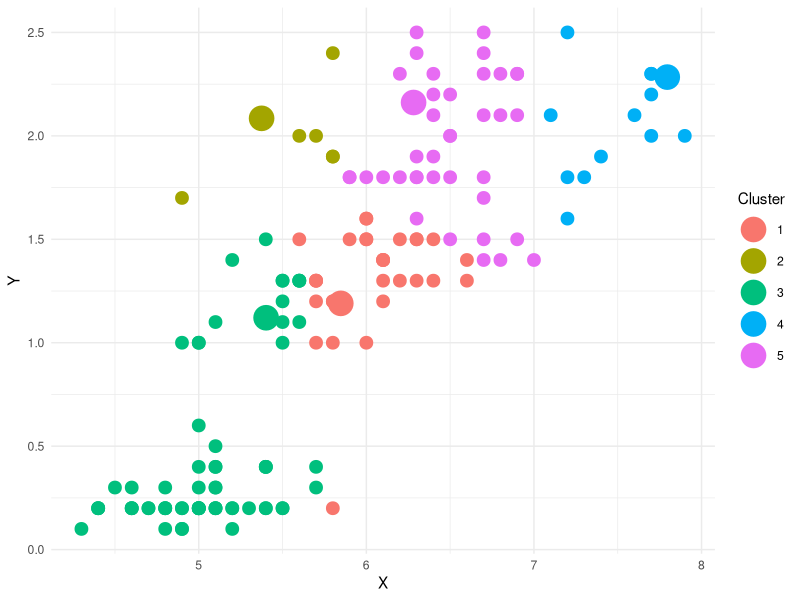
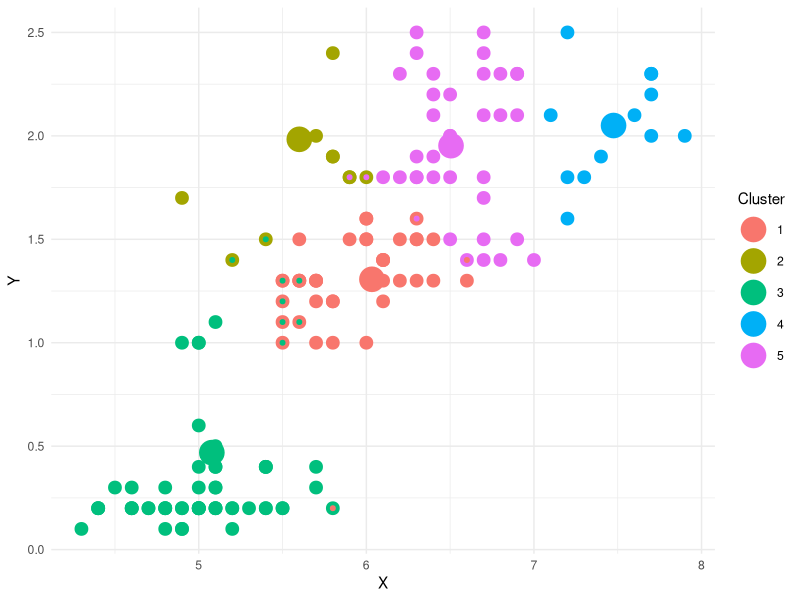
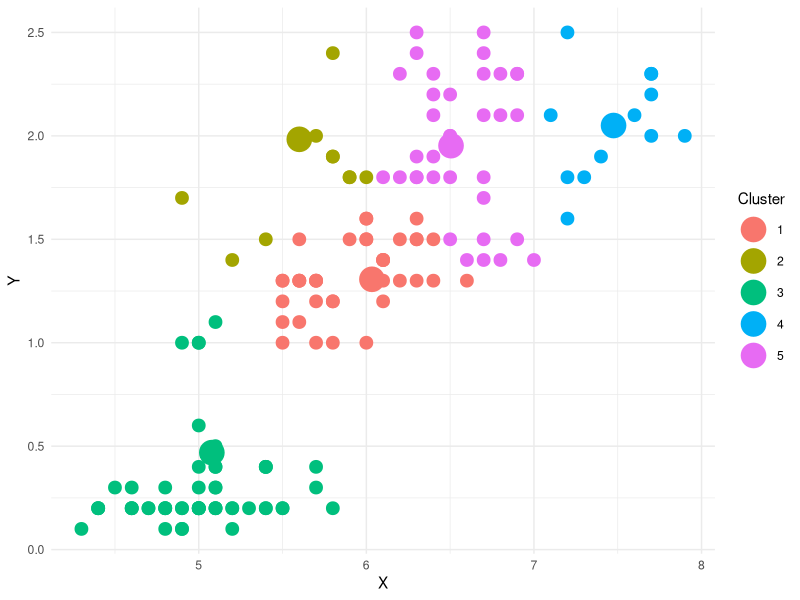
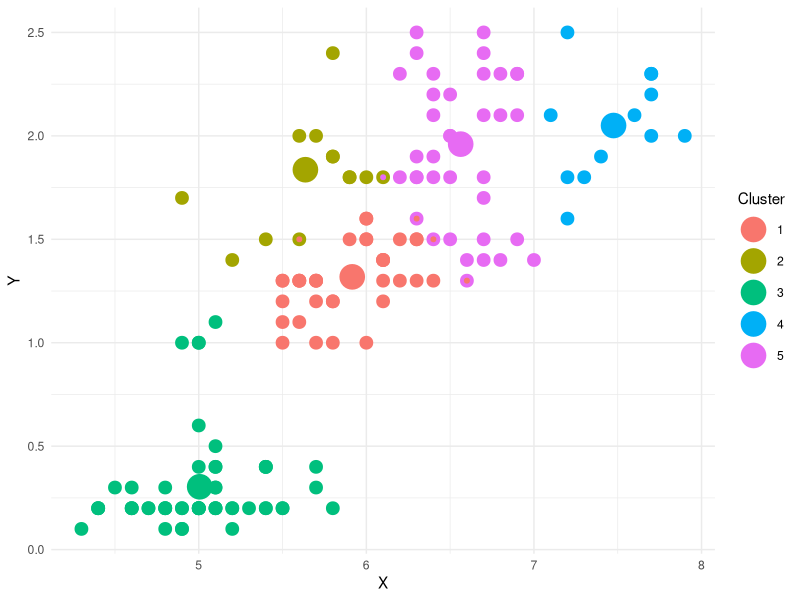
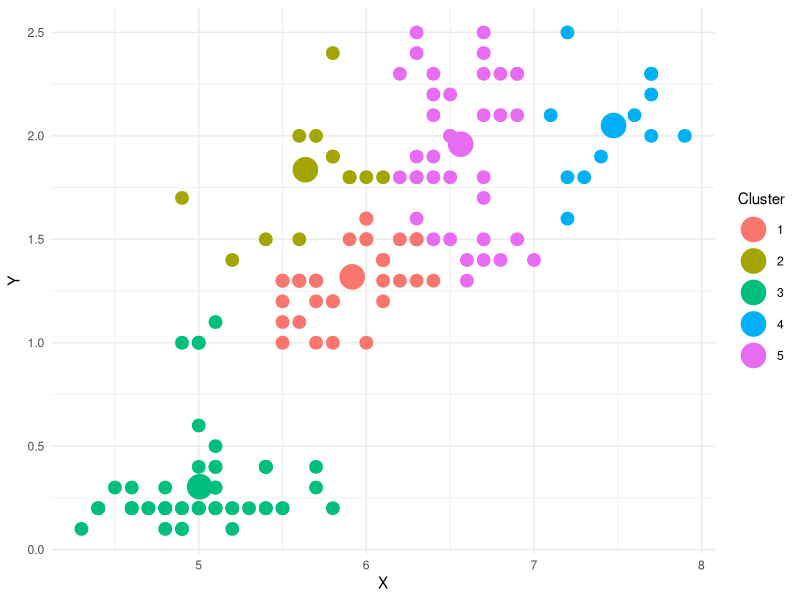
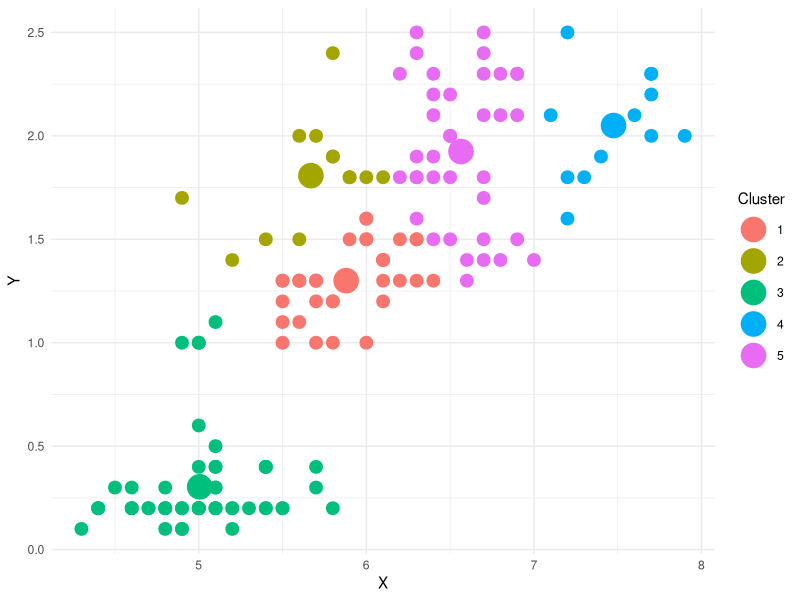
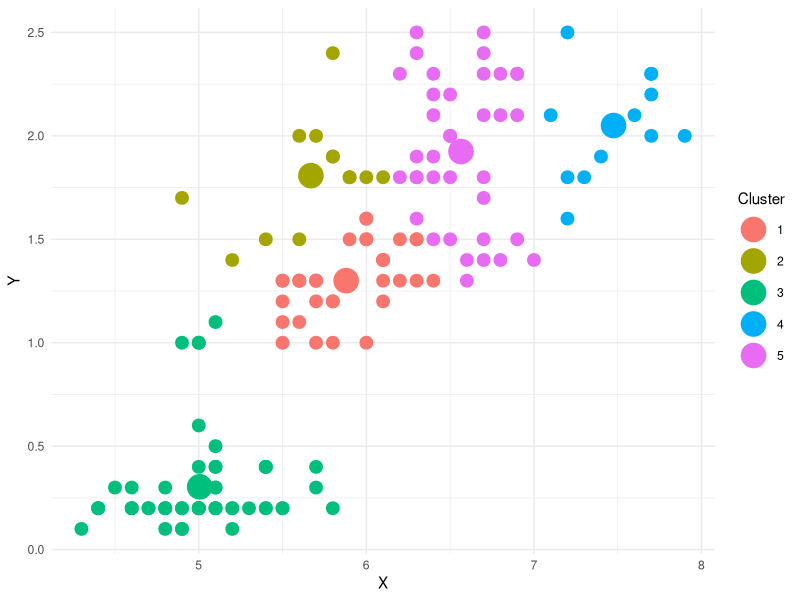
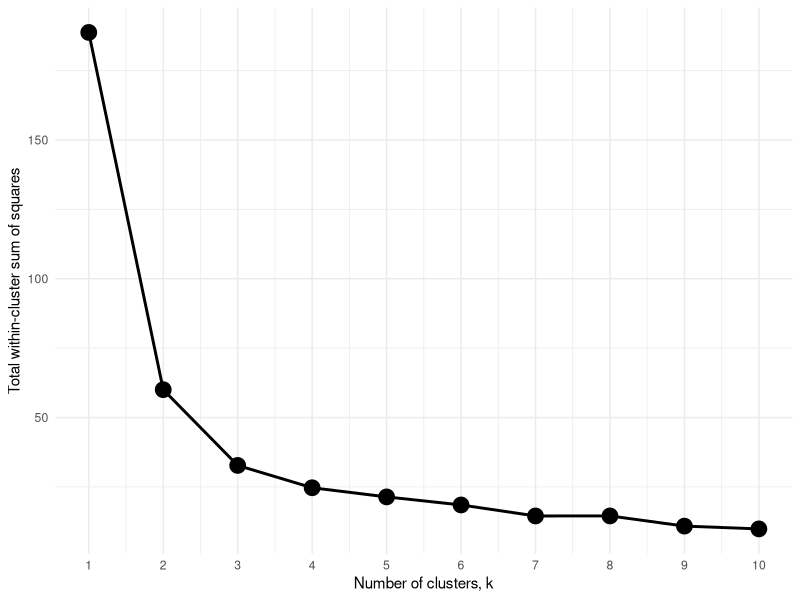

Recreate these plots in R, in order.
# Load packages
library(ggplot2) # For visualization
library(scales) # To extract palettes


# Load data to test functions later
data("iris")
df <- iris[,c("Sepal.Length","Petal.Width")]



# ------------------------ Visualization function ------------------------




# Predefined function to compute distances in 2D space.
# Takes two matrices:
#   data_mat      - matrix of observed data points
#   centroid_mat  - matrix of centroid coordinates
# Returns:
#   A matrix of distances from each data point to each centroid.

get_distances <- function(data_mat, centroid_mat){
  # Ensure both are matrices
  mat1 <- as.matrix(data_mat)
  mat2 <- as.matrix(centroid_mat)
  
  n <- nrow(mat1)
  k <- nrow(mat2)
  
  # Using outer product for vectorization
  dist_mat <- outer(1:n, 1:k, Vectorize(function(i, j) {
    sqrt(sum((mat1[i, ] - mat2[j, ])^2))
  }))
  
  return(dist_mat)
}


#' The function `k_means_visual` performs k-means clustering on a 2D data frame.
#' It requires a dataset with two numeric columns and a specified number of
#' clusters `k`. If `k` is not provided, the function randomly selects an
#' integer between 1 and 10.
#'
#' If `print_plot = TRUE`, the function displays a sequence of plots showing
#' how the algorithm converges over iterations. Edge colors represent the new
#' cluster assignments, while fill colors show the assignments from the
#' previous iteration.
#'
#' If, during the convergence process, a centroid receives no assigned points,
#' it is reinitialized with new random coordinates in the next iteration.
#'
#' The function returns a list containing:
#'   * `clusters`: a vector of length `n` indicating each point's cluster label
#'   * `cluster_locations`: a `k x 2` matrix with the coordinates 
#'      of the final centroids

k_means_visual <- function(k, data, print_plot = TRUE){
  
  # ------------------------ Validate inputs ------------------------
  
  # If k is missing, generate a random value between 1 and 10
  k <- ifelse(missing(k),
              round(runif(1,1,10),0),
              k)
  
  # Check that data is a 2D data frame
  if (missing(data) || !is.data.frame(data)){
    stop(
      paste("Please provide a data set.",
             "Note that it should be a 2-dimensional data frame.",
             sep = " ")
      )
  }
  if (ncol(data) != 2){
    stop(
      "Please make sure that the data frame is in a 2-dimensional space."
      )
  }
  # Standardize column names
  colnames(data) <- c("x","y")
  # Convert to matrix for distance calculations
  df_mat <- as.matrix(data)
  
  # Color palette for plotting
  my_palette <- hue_pal()(k) 
  
  # ------------------------ Initialization ------------------------
  
  # Random initial centroid positions within data range
  x_range <- range(data$x)
  y_range <- range(data$y)
  k_mat <- matrix(
    c(
      runif(k, x_range[1], x_range[2]),
      runif(k, y_range[1], y_range[2])
    ),
    nrow = k
  )
  colnames(k_mat) <- c("x","y")
  
  # ------------------------ Iterative update loop ------------------------
  
  need_update <- TRUE           # stop condition
  eps <- 1e-6                   # convergence threshold
  
  while(need_update){
    # Distances from each point to each centroid (n × k)
    dist_mat <- get_distances(df_mat, k_mat) 
    
    # Assign points to nearest centroid
    clusters <- apply(dist_mat, 1, which.min)
    
    # Visualization of current step
    if (print_plot){
      p1 <- ggplot()+
        # Data points
        geom_point(
          data = as.data.frame(df_mat), 
          aes(x = x, y = y,
              fill = factor(clusters, levels = 1:k),
              color = factor(clusters, levels = 1:k)),
          size = 2, shape = 21, stroke = 2
          )+
        # Centroids
        geom_point(
          data = as.data.frame(k_mat), 
          aes(x = x, y = y,
              fill = factor(1:nrow(k_mat), levels = 1:k),
              color = factor(1:nrow(k_mat), levels = 1:k)),
          size = 8, shape = 21
          )+
        # Make sure colors are the same for
        # fill and edge colors
        scale_color_manual(values = my_palette, 
                           breaks = 1:k,
                           labels = 1:k)+
        scale_fill_manual(values = my_palette, 
                          breaks = 1:k,
                          labels = 1:k)+
        scale_x_continuous(limits = x_range)+
        scale_y_continuous(limits = y_range)+
        labs(x = "X", y = "Y", 
             color = "Cluster", 
             fill = "Cluster")+
        theme_minimal()
      
      print(p1)
      Sys.sleep(1) # wait to see the differences between plots
    }
    
    # ------------------------ Update cenroids ------------------------
    
    k_mat_new <- matrix(NA, nrow = k, ncol = 2)
    colnames(k_mat_new) <- c("x","y")
    
    # Compute centroid means (coordinates)
    x_means <- tapply(df_mat[, "x"], clusters, mean)
    y_means <- tapply(df_mat[, "y"], clusters, mean)
    
    # Update centroids that have assigned points
    existing_clusters <- as.numeric(names(x_means))
    k_mat_new[existing_clusters, "x"] <- x_means
    k_mat_new[existing_clusters, "y"] <- y_means
    
    # Reinitialize empty clusters with random coordinates
    empty_clusters <- which(is.na(k_mat_new[, 1]))
    if(length(empty_clusters) > 0){
      for(i in empty_clusters){
        k_mat_new[i, ] <- c(runif(1, x_range[1], x_range[2]),
                            runif(1, y_range[1], y_range[2]))
      }
    }
    
    # Check for convergence
    converged <- all(abs(k_mat - k_mat_new) < eps)
    
    # Visualization of updated assignments (only if not converged)
    if(!converged){
      
      # Next clusters
      dist_mat_new <- get_distances(df_mat, k_mat_new)
      clusters_new <- apply(dist_mat_new, 1, which.min)
      
      if (print_plot) {
        p2 <- ggplot()+
          geom_point(
            data = as.data.frame(df_mat), 
            aes(x = x, y = y,
                fill = factor(clusters, levels = 1:k),       # previous step
                color = factor(clusters_new, levels = 1:k)), # updated step
            size = 2, shape = 21, stroke = 2
            )+
          geom_point(
            data = as.data.frame(k_mat_new), 
            aes(x = x, y = y,
                color = factor(1:nrow(k_mat_new), levels = 1:k),
                fill = factor(1:nrow(k_mat_new), levels = 1:k)),
            size = 8, shape = 21
            )+
          scale_color_manual(values = my_palette,
                             breaks = 1:k,
                             labels = 1:k)+
          scale_fill_manual(values = my_palette,
                            breaks = 1:k,
                            labels = 1:k)+
          scale_x_continuous(limits = x_range)+
          scale_y_continuous(limits = y_range)+
          labs(x = "X", y = "Y", 
               color = "Cluster", 
               fill = "Cluster")+
          theme_minimal()
        
        print(p2)
        Sys.sleep(1)
      }
    }
    
    # ------------------------ Prepare next iteration ------------------------
    if (converged){
      need_update <- FALSE
    } else {
      k_mat <- k_mat_new
      need_update <- TRUE
    }
  }
  
  # ------------------------ Output ------------------------
  out <- list(
    clusters = clusters,
    cluster_locations = k_mat
  )
  
  return(out)
}

# Example
k_means_visual(k=5,data = df,print_plot = TRUE)





# ------------------------ Optimal k function ------------------------



#' Computes the total within-cluster sum of squares for k = 1 to max_k
#' on a given 2D dataset. For each k, the function runs k-means (via
#' k_means_visual), extracts cluster assignments and centroid locations,
#' and calculates the sum of squared distances within clusters.
#'
#' Returns:
#'   A matrix with two columns:
#'     k           — number of clusters
#'     tot_sum_sq  — total within-cluster sum of squares
#'
#' Also prints a plot visualizing tot_sum_sq as a function of k.

optimal_k <- function(max_k, data){
  
  # Store results for each k
  within_total_sum <- numeric(length = max_k)
  
  # Loop over all possible k values
  for (k in 1:max_k){
    # Run k-means
    centroids_list <- k_means_visual(k = k, data = data, print_plot = FALSE)
    
    # Distances from every point to every centroid
    distances_to_all_centr <- get_distances(data_mat = as.matrix(data),
                                            centroid_mat = 
                                              centroids_list$cluster_locations)
    # Indices linking rows to their assigned cluster
    which_cluster <- cbind(1:nrow(distances_to_all_centr), 
                           centroids_list$clusters)
    # Distance from each point to its assigned centroid
    distances_to_cluster <- distances_to_all_centr[which_cluster]
    
    # Sum of squared distances within each cluster
    within_sum_sq_dist <- tapply(distances_to_cluster, 
                                 centroids_list$clusters,
                                 function(clust_dist){
                                   sum(clust_dist^2)
                                 })
    # Total within-cluster sum of squares for this k
    within_total_sum[k] <- sum(within_sum_sq_dist)
  }
  
  # Output matrix of results
  out <- matrix(
    c(1:max_k,
      within_total_sum), 
    ncol = 2
  )
  colnames(out) <- c("k","tot_sum_sq")
  
  # Visualization
  p1 <- ggplot(out,aes(k,tot_sum_sq))+
    geom_point(size = 5)+
    geom_line(linewidth = 1)+
    scale_x_continuous(breaks = 1:max_k)+
    labs(x = "Number of clusters, k",
         y = "Total within-cluster sum of squares")+
    theme_minimal()
  
  print(p1)
  return(out)
}

# Example
optimal_k(10,df)
